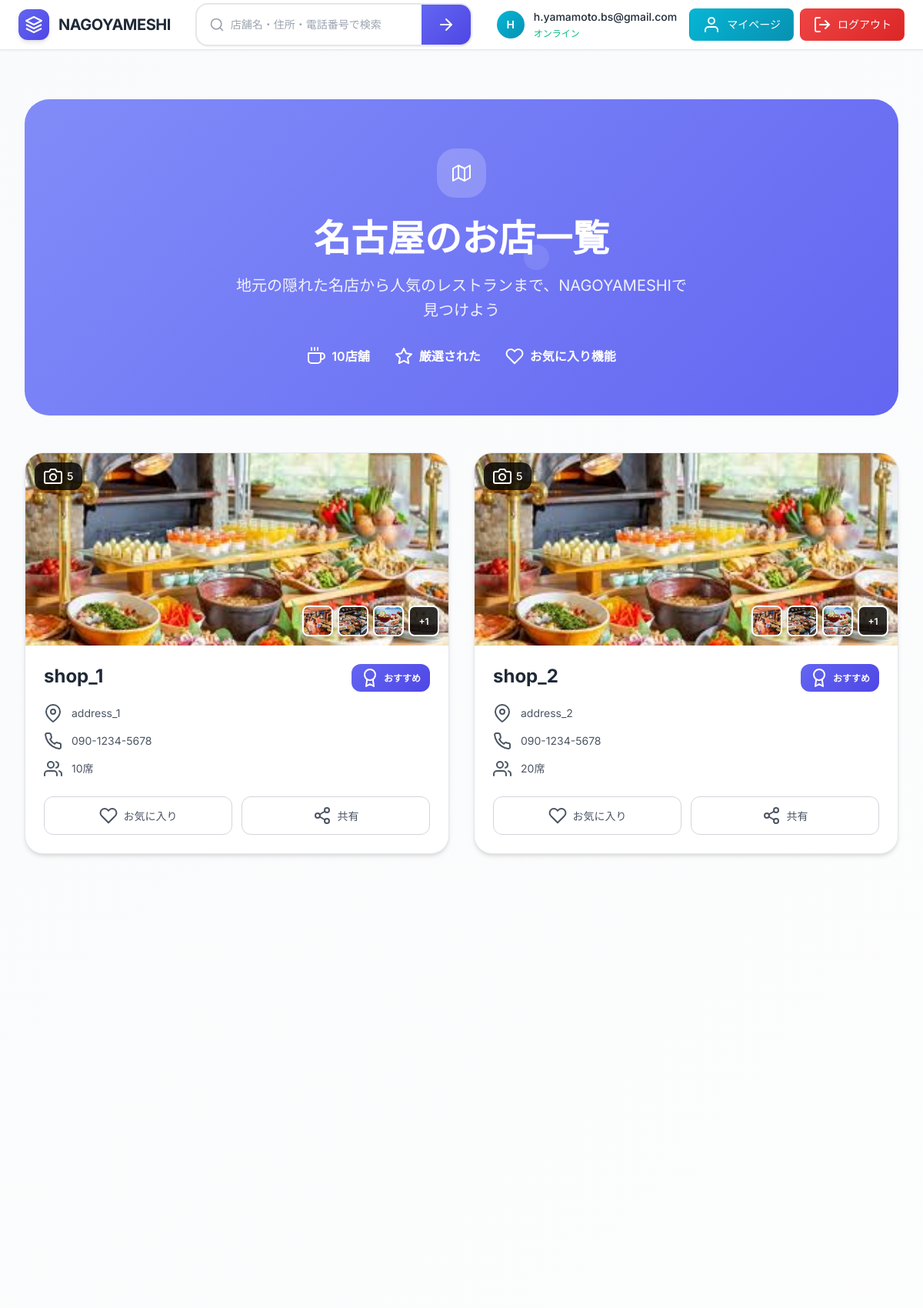
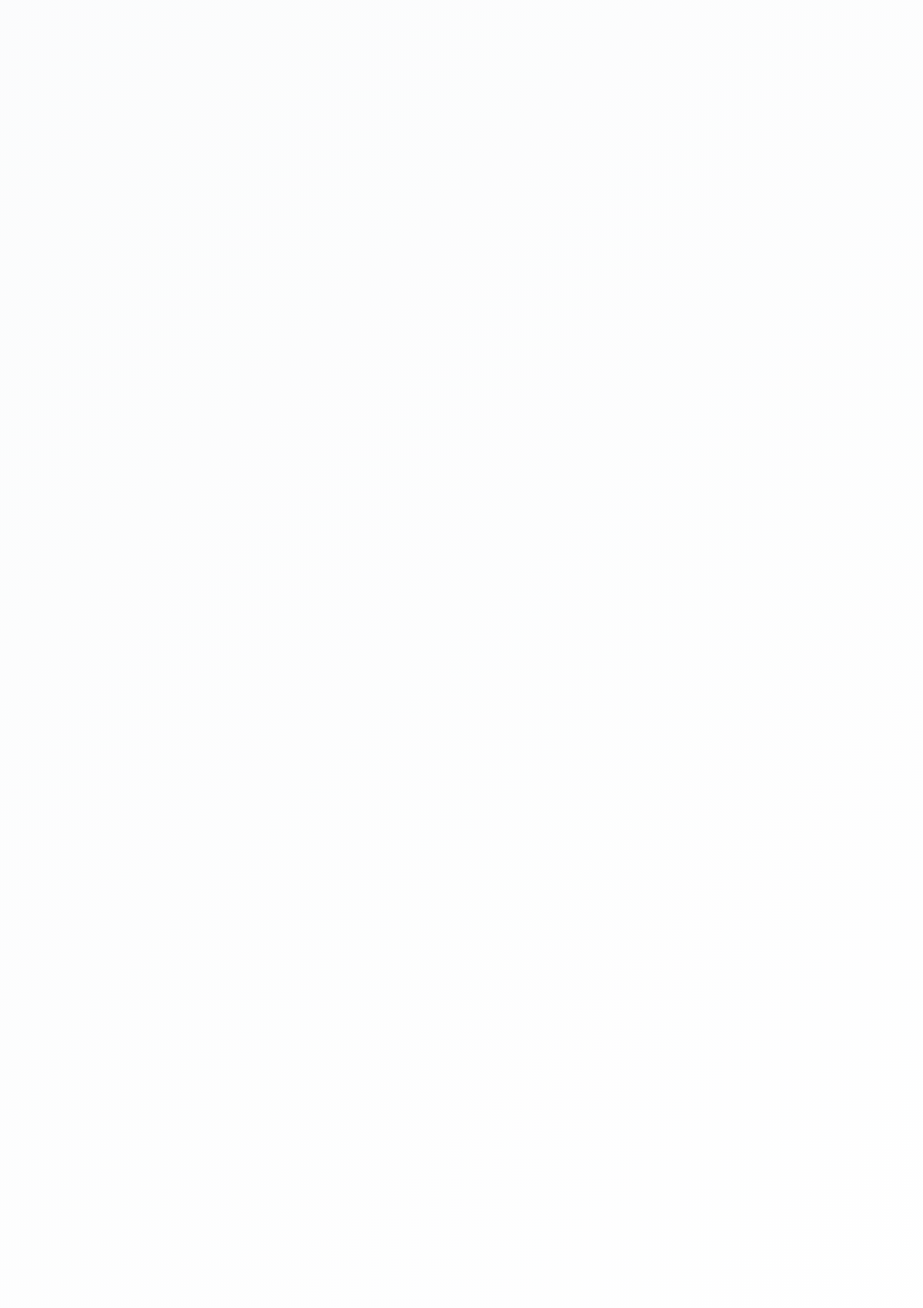
The app's page /shops/shop_list/ (signed in, upper part) with its own data (2 pictures, top to bottom).
### accounts/models.py (models this page shows, shortened)
class User(AbstractBaseUser, PermissionsMixin):
    email = models.EmailField(unique=True)
    manager_flag = models.BooleanField(default=False)
    job = models.CharField(max_length=100, null=True, blank=True)
    birth_year = models.PositiveIntegerField(null=True, blank=True)
    is_active = models.BooleanField(default=True)
    is_staff = models.BooleanField(default=False)
    is_superuser = models.BooleanField(default=False)
    USERNAME_FIELD = 'email'
    objects = UserManager()
    class Meta:
        db_table = 'auth_user'

### shops/models.py (models this page shows, shortened)
class Shop(models.Model):
    name = models.CharField(max_length=100, null=False, blank=False)
    address = models.CharField(max_length=255, null=False, blank=False)
    seat_count = models.PositiveIntegerField(null=False, blank=False)
    phone_number = models.CharField(max_length=15, null=True, blank=True)
    user = models.ForeignKey(User, on_delete=models.CASCADE, null=False, blank=False)
    class Meta:
        db_table = 'shops'

class Image(models.Model):
    shop = models.ForeignKey(Shop, related_name='images', on_delete=models.CASCADE)
    image = models.ImageField(upload_to='images/')
    class Meta:
        db_table = 'images'

### shops/views.py (the view)
# urls.py: path('shop_list/', views.ShopListView.as_view(), name='shop_list'),
class ShopListView(ListView):
    model = Shop
    template_name = 'shops/shop_list.html'
    context_object_name = 'shops'
    paginate_by = 10

### templates/shops/shop_list.html (shortened to what this page needs)
{% extends 'base.html' %}
{% block content %}
<div class="shops-container">
    <div class="hero-section">
        <div class="hero-content">
            <div class="hero-icon">
                <i data-feather="map"></i>
            </div>
            <h1 class="hero-title">名古屋のお店一覧</h1>
            <p class="hero-subtitle">地元の隠れた名店から人気のレストランまで、NAGOYAMESHIで見つけよう</p>
            <div class="stats-row">
                <div class="stat-item">
                    <i data-feather="coffee"></i>
                    <span>{{ shops|length }}店舗</span>
                </div>
                <div class="stat-item">
                    <i data-feather="star"></i>
                    <span>厳選された</span>
                </div>
                <div class="stat-item">
                    <i data-feather="heart"></i>
                    <span>お気に入り機能</span>
                </div>
            </div>
        </div>
    </div>
    <div class="shops-grid">
        {% for shop in shops %}
            <div class="shop-card" data-shop-id="{{ shop.pk }}">
                <a href="{% url 'shops:shop_detail' shop.pk %}" class="shop-link">
                    <div class="shop-gallery">
                        {% if shop.images.exists %}
                            <div class="image-main">
                                <img src="{{ shop.images.first.image.url }}"
                                     alt="{{ shop.name }}"
                                     class="main-image">
                            </div>
                            {% if shop.images.count > 1 %}
                                <div class="image-thumbnails">
                                    {% for image in shop.images.all|slice:"1:4" %}
                                        <div class="thumbnail">
                                            <img src="{{ image.image.url }}" alt="{{ shop.name }}">
                                        </div>
                                    {% endfor %}
                                    {% if shop.images.count > 4 %}
                                        <div class="thumbnail more-photos">
                                            <span>+{{ shop.images.count|add:"-4" }}</span>
                                        </div>
                                    {% endif %}
                                </div>
                            {% endif %}
                        {% else %}
                            <div class="no-image">
                                <i data-feather="image"></i>
                                <span>画像準備中</span>
                            </div>
                        {% endif %}
                        {% if shop.images.count > 0 %}
                            <div class="image-count-badge">
                                <i data-feather="camera"></i>
                                <span>{{ shop.images.count }}</span>
                            </div>
                        {% endif %}
                    </div>
                    <div class="shop-content">
                        <div class="shop-header">
                            <h2 class="shop-name">{{ shop.name }}</h2>
                            <div class="shop-badge">
                                <i data-feather="award"></i>
                                <span>おすすめ</span>
                            </div>
                        </div>
                        <div class="shop-details">
                            <div class="detail-item">
                                <i data-feather="map-pin"></i>
                                <span>{{ shop.address }}</span>
                            </div>
                            <div class="detail-item">
                                <i data-feather="phone"></i>
                                <span>{{ shop.phone_number|default:"お問い合わせ時間をご確認ください" }}</span>
                            </div>
                            <div class="detail-item">
                                <i data-feather="users"></i>
                                <span>{{ shop.seat_count }}席</span>
                            </div>
                        </div>
                        <div class="shop-actions">
                            <button class="btn-favorite" data-shop-id="{{ shop.pk }}">
                                <i data-feather="heart"></i>
                                <span>お気に入り</span>
                            </button>
                            <button class="btn-share" data-shop-id="{{ shop.pk }}">
                                <i data-feather="share-2"></i>
                                <span>共有</span>
                            </button>
                        </div>
                    </div>
                </a>
            </div>
        {% endfor %}
    </div>
    <div class="pagination-section">
    </div>
</div>
{% endblock %}

### templates/base.html (shortened to what this page needs)
<!DOCTYPE html>
<html lang="ja">
<head>
</head>
<body>
    <nav class="navbar">
        <div class="nav-container">
            <div class="brand">
                <a href="{% url 'shops:shop_list' %}" class="brand-link">
                    <div class="logo-wrapper">
                        <div class="logo-icon">
                        </div>
                        <span class="brand-text">NAGOYAMESHI</span>
                    </div>
                </a>
            </div>
            <div class="search-container">
                <form action="{% url 'shops:search' %}" method="GET" id="search-form" class="search-form">
                    <div class="search-input-wrapper">
                        <i data-feather="search" class="search-icon"></i>
                        <input
                            id="search-input"
                            type="text"
                            name="q"
                            placeholder="店舗名・住所・電話番号で検索"
                            value="{{ request.GET.q }}"
                            class="search-input">
                        <button type="submit" class="search-button">
                            <i data-feather="arrow-right"></i>
                        </button>
                    </div>
                </form>
            </div>
            <div class="user-menu">
                {% if user.is_authenticated %}
                    <div class="user-profile">
                        <div class="user-info">
                            <div class="user-avatar">
                                <span>{{ user.email|first|upper }}</span>
                            </div>
                            <div class="user-details">
                                <span class="user-email">{{ user.email }}</span>
                                <span class="user-status">オンライン</span>
                            </div>
                        </div>
                        <div class="user-actions">
                            <a href="{% url 'accounts:mypage' %}" class="btn btn-secondary">
                                <i data-feather="user"></i>
                                <span>マイページ</span>
                            </a>
                            <a href="{% url 'accounts:logout' %}" id="logout-button" class="btn btn-danger">
                                <i data-feather="log-out"></i>
                                <span>ログアウト</span>
                            </a>
                        </div>
                    </div>
                {% endif %}
            </div>
        </div>
    </nav>
    <main class="main-content">
        {% block content %}{% endblock %}
    </main>
</body>
</html>

### templates/shops/shop_list.html (style rules this page uses)
.shops-container { max-width: 1200px; margin: 0 auto; padding: 2rem; }
.hero-section { text-align: center; padding: 4rem 0; background: linear-gradient(135deg, var(--primary-light), var(--primary)); border-radius: 2rem; margin-bottom: 3rem; color: white; position: relative; overflow: hidden; }
.hero-section::before { content: ''; position: absolute; top: -50%; left: -50%; width: 200%; height: 200%; animation: float 20s linear infinite; }
.hero-content { position: relative; z-index: 2; }
.hero-icon { width: 4rem; height: 4rem; background: rgba(255, 255, 255, 0.2); border-radius: 1.5rem; display: flex; align-items: center; justify-content: center; margin: 0 auto 1.5rem; backdrop-filter: blur(10px); }
.hero-title { font-size: 3rem; font-weight: 800; margin: 0 0 1rem 0; line-height: 1.2; }
.hero-subtitle { font-size: 1.25rem; opacity: 0.9; margin: 0 0 2rem 0; max-width: 600px; margin-left: auto; margin-right: auto; }
.stats-row { display: flex; justify-content: center; gap: 2rem; flex-wrap: wrap; }
.stat-item { display: flex; align-items: center; gap: 0.5rem; font-weight: 600; }
.shops-grid { display: grid; grid-template-columns: repeat(auto-fill, minmax(380px, 1fr)); gap: 2rem; margin-bottom: 3rem; }
.shop-card { background: white; border-radius: 1.5rem; overflow: hidden; box-shadow: 0 4px 6px -1px rgba(0, 0, 0, 0.1), 0 2px 4px -1px rgba(0, 0, 0, 0.06); transition: all 0.3s ease; position: relative; border: 1px solid var(--gray-200); }
.shop-link { display: block; text-decoration: none; color: inherit; }
.shop-gallery { position: relative; height: 250px; overflow: hidden; }
.image-main { position: relative; height: 100%; overflow: hidden; }
.main-image { width: 100%; height: 100%; object-fit: cover; transition: transform 0.3s ease; }
.image-thumbnails { position: absolute; bottom: 0.75rem; right: 0.75rem; display: flex; gap: 0.375rem; }
.thumbnail { width: 2.5rem; height: 2.5rem; border-radius: 0.5rem; overflow: hidden; border: 2px solid white; box-shadow: 0 2px 4px rgba(0, 0, 0, 0.2); }
.thumbnail img { width: 100%; height: 100%; object-fit: cover; }
.more-photos { background: rgba(0, 0, 0, 0.8); color: white; display: flex; align-items: center; justify-content: center; font-size: 0.75rem; font-weight: 600; }
.image-count-badge { position: absolute; top: 0.75rem; left: 0.75rem; background: rgba(0, 0, 0, 0.8); color: white; padding: 0.375rem 0.75rem; border-radius: 0.75rem; display: flex; align-items: center; gap: 0.375rem; font-size: 0.875rem; font-weight: 500; }
.shop-content { padding: 1.5rem; }
.shop-header { display: flex; justify-content: space-between; align-items: flex-start; margin-bottom: 1rem; }
.shop-name { font-size: 1.5rem; font-weight: 700; color: var(--gray-800); margin: 0; line-height: 1.3; flex: 1; }
.shop-badge { display: flex; align-items: center; gap: 0.375rem; background: linear-gradient(135deg, var(--primary), var(--primary-dark)); color: white; padding: 0.375rem 0.75rem; border-radius: 0.75rem; font-size: 0.75rem; font-weight: 600; white-space: nowrap; }
.shop-details { margin-bottom: 1.5rem; }
.detail-item { display: flex; align-items: center; gap: 0.75rem; margin-bottom: 0.75rem; color: var(--gray-600); font-size: 0.875rem; }
.shop-actions { display: flex; gap: 0.75rem; }
.btn-favorite, .btn-share { flex: 1; display: flex; align-items: center; justify-content: center; gap: 0.5rem; padding: 0.75rem; border: 1px solid var(--gray-300); border-radius: 0.75rem; background: white; color: var(--gray-600); font-size: 0.875rem; font-weight: 500; cursor: pointer; transition: all 0.3s ease; }
.pagination-section { text-align: center; padding: 2rem 0; }

### records on screen
Shop: images.first.image (picture), images.count|add "1", images.count "5", name "shop_1", address "address_1", phone_number "090-1234-5678", seat_count "10"
Image: image (picture)
Image: image (picture)
Image: image (picture)
Shop: images.first.image (picture), images.count|add "1", images.count "5", name "shop_2", address "address_2", phone_number "090-1234-5678", seat_count "20"
Image: image (picture)
Image: image (picture)
Image: image (picture)

### other values on screen
{{ user.email|first|upper }} "H"
{{ user.email }} "h.yamamoto.bs@gmail.com"
{{ shops|length }} "10"
